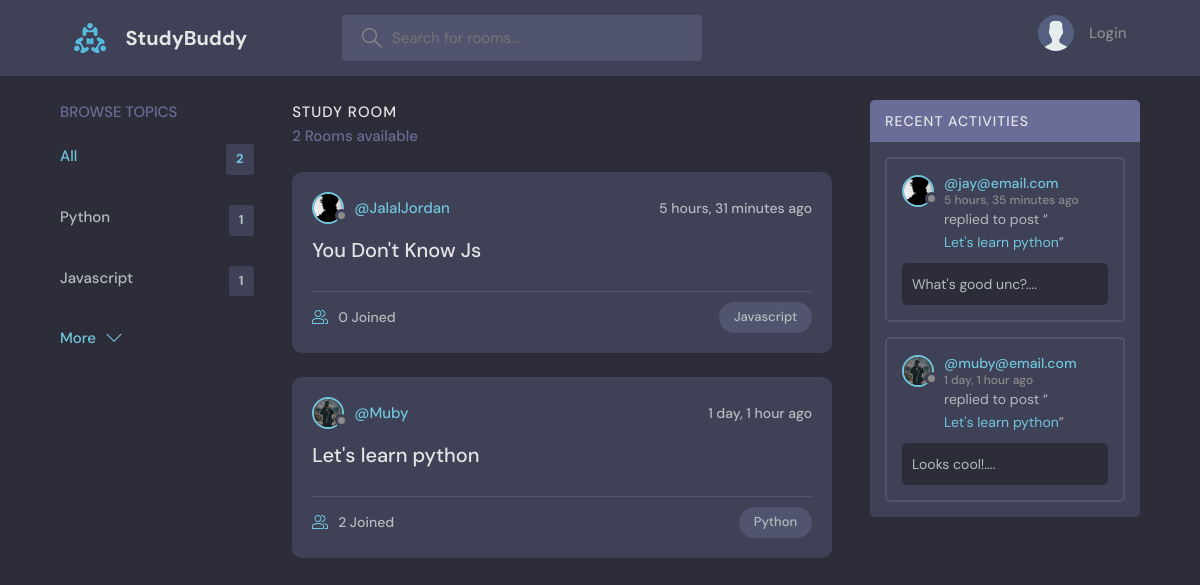
The page / on the database its author committed.
### base/models.py (models this page shows, shortened)
class Topic(models.Model):
    name = models.CharField(max_length=200)

class Room(models.Model):
    host = models.ForeignKey(User, on_delete=models.SET_NULL, null=True)
    topic = models.ForeignKey(Topic, on_delete=models.SET_NULL, null=True)
    name = models.CharField(max_length=200)
    description = models.TextField(null=True, blank=True)
    participants = models.ManyToManyField(
        User,
        related_name="participants",
        blank=True,
    )
    updated = models.DateTimeField(auto_now=True)
    created = models.DateTimeField(auto_now_add=True)
    class Meta:
        ordering = ["-updated", "-created"]

class User(AbstractUser):
    name = models.CharField(max_length=200, null=True)
    email = models.EmailField(unique=True, null=True)
    bio = models.TextField(null=True)
    avatar = models.ImageField(null=True, default="avatar.svg")
    USERNAME_FIELD = "email"
    REQUIRED_FIELDS = []

class Message(models.Model):
    user = models.ForeignKey(User, on_delete=models.CASCADE)
    room = models.ForeignKey(Room, on_delete=models.CASCADE)
    body = models.TextField()
    updated = models.DateTimeField(auto_now=True)
    created = models.DateTimeField(auto_now_add=True)
    class Meta:
        ordering = ["-updated", "-created"]
    def __str__(self):
        return self.body[:50]

### base/views.py (the view)
# urls.py: path("", views.home, name="home"),
def home(request):
    q = request.GET.get("q") if request.GET.get("q") != None else ""
    rooms = Room.objects.filter(
        Q(topic__name__icontains=q)
        | Q(name__icontains=q)
        | Q(description__icontains=q),
    )
    topics = Topic.objects.all()[:5]
    room_count = rooms.count()
    room_messages = Message.objects.filter(
        Q(room__topic__name__icontains=q),
    )
    context = {
        "rooms": rooms,
        "topics": topics,
        "room_count": room_count,
        "room_messages": room_messages,
    }
    return render(request, "base/home.html", context)

### base/templates/base/home.html (shortened to what this page needs)
{% extends 'main.html' %}
{% block content %}
    <main class="layout layout--3">
      <div class="container">
        {% include 'base/topics_component.html' %}
        <div class="roomList">
          <div class="roomList__header">
            <div>
              <h2>Study Room</h2>
              <p>{{room_count}} Rooms available</p>
            </div>
          </div>
          {% include 'base/feed_component.html' %}
        </div>
        {% include 'base/activity_component.html' %}
      </div>
    </main>
{% endblock content %}

### base/templates/base/topics_component.html
<div class="topics">
    <div class="topics__header">
      <h2>Browse Topics</h2>
    </div>
    <ul class="topics__list">
      <li>
        <a href="/" class="active">All <span>{{room_count}}</span></a>
      </li>
      {% for topic in topics %}
        <li>
            <a href="{% url 'home' %}?q={{topic.name}}">{{topic.name}} <span>{{topic.room_set.all.count}}</span></a>
        </li>
      {% endfor %}
    </ul>
    <a class="btn btn--link" href="{% url 'topics' %}">
      More
      <svg version="1.1" xmlns="http://www.w3.org/2000/svg" width="32" height="32" viewBox="0 0 32 32">
        <title>chevron-down</title>
        <path d="M16 21l-13-13h-3l16 16 16-16h-3l-13 13z"></path>
      </svg>
    </a>
  </div>

### base/templates/base/feed_component.html (shortened to what this page needs)
{% for room in rooms %}
<div class="roomListRoom">
    <div class="roomListRoom__header">
      <a href="{% url 'user-profile' room.host.id %}" class="roomListRoom__author">
        <div class="avatar avatar--small">
          <img src="{{room.host.avatar.url}}" />
        </div>
        <span>@{{room.host.username}}</span>
      </a>
      <div class="roomListRoom__actions">
        <span>{{room.created|timesince}} ago</span>
      </div>
    </div>
    <div class="roomListRoom__content">
      <a href="{% url 'room' room.id %}">{{room.name}}</a>
    </div>
    <div class="roomListRoom__meta">
      <a href="{% url 'room' room.id %}" class="roomListRoom__joined">
        {{room.participants.all.count}} Joined
      </a>
      <p class="roomListRoom__topic">{{room.topic.name}}</p>
    </div>
</div>
{% endfor %}

### base/templates/base/activity_component.html (shortened to what this page needs)
<div class="activities">
    <div class="activities__header">
      <h2>Recent Activities</h2>
    </div>
    {% for message in room_messages %}
    <div class="activities__box">
        <div class="activities__boxHeader roomListRoom__header">
          <a href="{% url 'user-profile' message.user.id %}" class="roomListRoom__author">
            <div class="avatar avatar--small">
              <img src="{{message.user.avatar.url}}" />
            </div>
            <p>
              @{{message.user}}
              <span>{{message.created|timesince}} ago</span>
            </p>
          </a>
        </div>
        <div class="activities__boxContent">
          <p>replied to post “<a href="{% url 'room' message.room.id %}">{{message.room.name}}</a>”</p>
          <div class="activities__boxRoomContent">
            {{message}}....
          </div>
        </div>
      </div>
    {% endfor %}
  </div>

### rows shown on the page
Topic: name "Python", room_set.all.count "1"
Topic: name "Javascript", room_set.all.count "1"
Room: host.avatar (picture), host.username "JalalJordan", created "5 hours, 31 minutes", name "You Don't Know Js", participants.all.count "0", topic.name "Javascript"
Room: host.avatar (picture), host.username "Muby", created "1 day, 1 hour", name "Let's learn python", participants.all.count "2", topic.name "Python"
Message: user.avatar (picture), user "jay@email.com", created "5 hours, 35 minutes", room.name "Let's learn python", body "What's good unc?"
Message: user.avatar (picture), user "muby@email.com", created "1 day, 1 hour", room.name "Let's learn python", body "Looks cool!"

### other values the page prints
{{ room_count }} "2"
